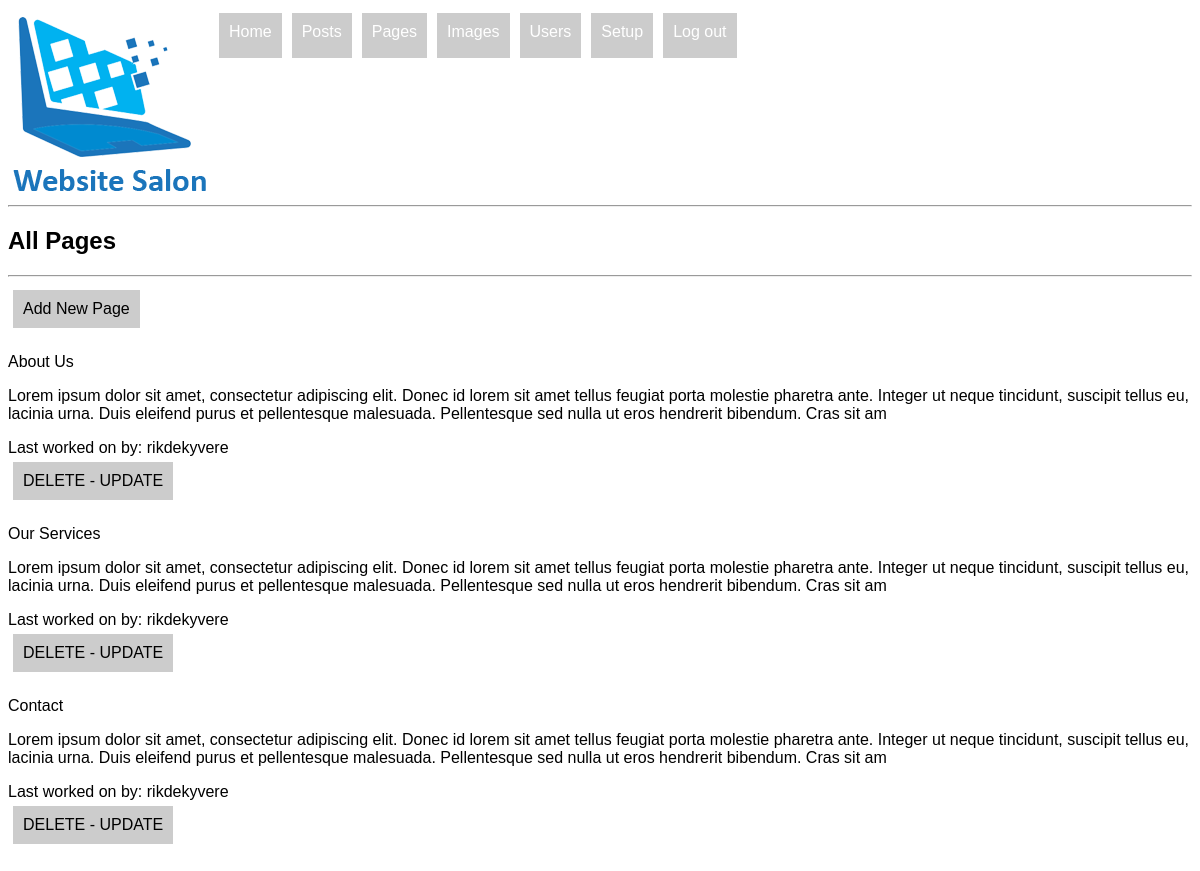
Page /cms/pages.php (signed in) on the committed database.
### tables this page shows
CREATE TABLE IF NOT EXISTS `pages` (
`id` int(10) NOT NULL,
  `title` varchar(200) NOT NULL,
  `urltitle` varchar(200) NOT NULL,
  `body` text NOT NULL,
  `image` varchar(150) NOT NULL,
  `created` datetime NOT NULL,
  `modified` datetime NOT NULL,
  `author` text NOT NULL
);

### classes/DB.php (called while the page is built, shortened)
<?php
class DB{
	public $server = 'localhost';
	public $user = 'rik';
	public $passwd = '1234';
	public $db = 'rikdekyvere';
	public $dbCon;
	public function __construct(){
	   $this->dbCon = mysqli_connect($this->server, $this->user, $this->passwd, $this->db);
	}
	public function getall($table, $sortorder){
		$myQuery = "SELECT * FROM {$table} ORDER BY id {$sortorder}";
		$results = mysqli_query($this->dbCon, $myQuery);
		return $results;
	}
}
?>

### cms/pages.php (the view, shortened to what this page needs)
<?php
include_once("../classes/DB.php");
$conn = new DB();
$data = $conn->getall("pages", "ASC");
?>
<html>
<head>
<link rel="stylesheet" type="text/css" href="../styles/styles.css"/>
</head>
<body>
<?php readfile("menu.html");  ?>
<h2>All Pages</h2><hr>
<?php
echo "<div class='functions'><a href='newpage.php'>Add New Page</a></div>";
while($f1 = mysqli_fetch_array($data)){
    echo "<div class='title'>".$f1['title']."</div>";
	echo "<div>".substr($f1['body'],0,300)."</div>";
	echo "<div>Last worked on by: ".$f1['author']."</div>";
    echo "<div class='functions'><a href='pages.php?id=".$f1['id']."'>DELETE</a>";
    echo " - <a href='updatepage.php?id=".$f1['id']."'>UPDATE</a></div>";
}
?>
</body>
</html>

### styles/styles.css (style rules this page uses)
body { font-family:Verdana, Geneva, sans-serif; }
#menu li { list-style-type:none; display:block; float:left; height:25px; background-color:#CCC; color:#fff; padding:10px; margin:5px; }
#menu li a:link, a:active, a:visited { text-decoration:none; color:#fff; }
.functions { float:left; display:block; padding:10px; margin:5px; background-color:#CCC; margin-bottom:25px; }
.functions a:link, a:active, a:hover, a:visited { color:#000; text-decoration:none; }

### rows in the picture
pages: title "About Us", body "Lorem ipsum dolor sit amet, consectetur adipiscing elit. Donec id lorem sit amet tellus feugiat porta molestie pharetra ante. Integer ut neque tincidunt, suscipit tellus eu, lacinia urna. Duis eleifend purus et pellentesque malesuada. Pellentesque sed nulla ut eros hendrerit bibendum. Cras sit am", author "rikdekyvere"
pages: title "Our Services", body "Lorem ipsum dolor sit amet, consectetur adipiscing elit. Donec id lorem sit amet tellus feugiat porta molestie pharetra ante. Integer ut neque tincidunt, suscipit tellus eu, lacinia urna. Duis eleifend purus et pellentesque malesuada. Pellentesque sed nulla ut eros hendrerit bibendum. Cras sit am", author "rikdekyvere"
pages: title "Contact", body "Lorem ipsum dolor sit amet, consectetur adipiscing elit. Donec id lorem sit amet tellus feugiat porta molestie pharetra ante. Integer ut neque tincidunt, suscipit tellus eu, lacinia urna. Duis eleifend purus et pellentesque malesuada. Pellentesque sed nulla ut eros hendrerit bibendum. Cras sit am", author "rikdekyvere"
